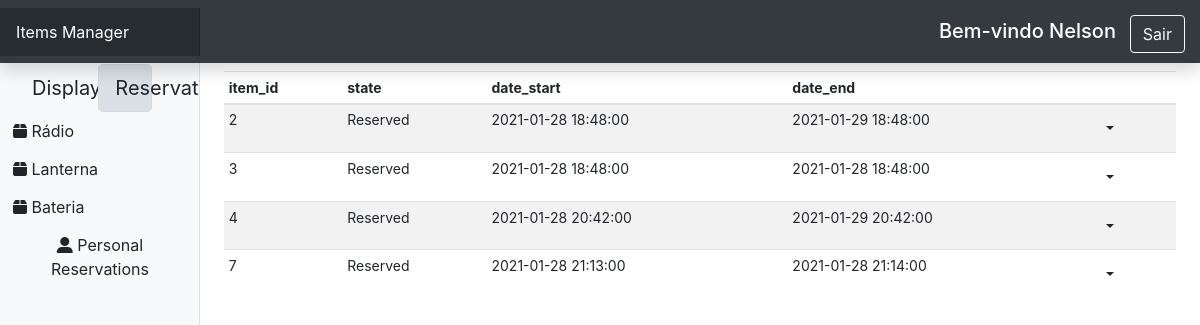
The app's page /reservation/1 (signed in) with its own data.
### models.py (models this page shows, shortened)
class User(UserMixin, db.Model):
    id = db.Column(db.Integer, primary_key=True)
    username = db.Column(db.String(20), nullable=False)
    phone_nr = db.Column(db.String(20), nullable=False)
    email = db.Column(db.String(50), nullable=False)
    password = db.Column(db.String(50), nullable=False)
    perms = db.Column(db.String(50), nullable=False)

class ItemType(db.Model):
    id = db.Column(db.Integer, primary_key=True)
    item_name = db.Column(db.String(100), nullable=False)
    item_description = db.Column(db.Text)
    items = db.relationship('Item', backref='item_type', lazy=True)

class Reservation(db.Model):
    id = db.Column(db.Integer, primary_key=True)
    item_id = db.Column(db.Integer, db.ForeignKey('item.id'), nullable=False)
    user_id = db.Column(db.Integer)
    state = db.Column(db.String(50), nullable=False)
    date_start = db.Column(db.DateTime, nullable=False)
    date_end = db.Column(db.DateTime, nullable=False)
    date_inserted = db.Column(db.DateTime, nullable=False, default=datetime.utcnow)
    date_updated = db.Column(db.DateTime, onupdate=datetime.utcnow, default=datetime.utcnow)

### views.py (the view)
@app.route("/reservation/<item_type>")
def reservation(item_type):
    login_form = LoginForm()
    all_item_type = ItemType.query.all()
    item_type_selected = ItemType.query.filter_by(item_name=item_type).all()
    if len(item_type_selected) > 0:
        item_type_selected = item_type_selected[0]
    else:
        item_type_selected = ItemType.query.all()[0]
    reservation_list = Reservation.query.join(Item).filter_by(item_type_id=item_type_selected.id).all()
    return render_template('dashindex.html', item_type_list=all_item_type, item_type_selected=item_type_selected,
                           reservation_list=reservation_list, login=login_form)

### views.py (called while the page is built)
@login_manager.user_loader
def load_user(user_id):
    return User.query.get(user_id)

@app.before_request
def before_request():
    username = session.get('username')
    password = session.get('password')
    if password:
        if users.get(username) and users.get(username).get('password') == password:
            g.user = users.get(username)
        else:
            g.user = {}
    else:
        g.user = {}

### templates/dashindex.html (shortened to what this page needs)
<!DOCTYPE html>
<html lang="en">
<head>
    <link
            rel="stylesheet"
            href="https://cdn.jsdelivr.net/npm/bootstrap@4.5.3/dist/css/bootstrap.min.css"
    />
    <link href="{{ url_for('static', filename='dashboard.css') }}" rel="stylesheet"/>
</head>
<body>
<nav
        class="navbar navbar-dark sticky-top bg-dark flex-md-nowrap p-0 shadow"
>
    <a class="navbar-brand col-md-3 col-lg-2 mr-0 px-3" href="#"
    >Items Manager</a
    >
    <div style="padding: 15px 15px 10px">
        {% if current_user.is_authenticated %}
            <h2 id="user-greeting">Bem-vindo {{ current_user.username }}</h2>
            <a id="logoutBtn" class="btn btn-outline-light" role="button" href="{{ url_for('logout') }}">Sair</a>
        {% endif %}
    </div>
</nav>
<div class="container-fluid">
    <div class="row">
        <nav
                id="sidebarMenu"
                class="col-md-3 col-lg-2 d-md-block bg-light sidebar collapse"
        >
            <div class="sidebar-sticky pt-3">
                <ul class="nav flex-column">
                    <div
                            class="dispres container btn-group bt-group-lg"
                            role="group"
                            aria-label="Button group"
                    >
                        <div class="row">
                            {% if item_display_list %}
                            <li class="display col-md-5">
                                <a
                                        class="btn btn-light btn-block btn-lg active"
                                        href="{{ url_for('display', item_type=item_type_list.item_name)}}"
                                        role="button"
                                >
                                    Display
                                </a>
                            </li>
                            {% else %}
                            <li class="display col-md-5">
                                <a
                                        class="btn btn-light btn-block btn-lg"
                                        href="{{ url_for('display', item_type=item_type_list.item_name)}}"
                                        role="button"
                                >
                                    Display
                                </a>
                            </li>
                            {% endif %} {% if reservation_list %}
                            <li class="resevation col-md-5">
                                <a
                                        class="btn btn-light btn-lg btn-block active"
                                        href="{{ url_for('reservation', item_type=item_type_list.item_name)}}"
                                        role="button"
                                >
                                    Reservation
                                </a>
                            </li>
                            {% endif %}
                        </div>
                    </div>
                    {% for item_type in item_type_list -%}
                    <li class="nav-item">
                        <a
                                class="btn"
                                href="{% if reservation_list  %}
                        {{ url_for('reservation', item_type=item_type.item_name)}}
                        {% endif %}"
                                role="button"
                        >
                            <i class='fas fa-box'></i>
                            {{ item_type.item_name }}
                        </a>
                    </li>
                    {%- endfor %}
                    <div>
                        <li>
                            <a class="btn" href="/reservation/personal" role="button" style="float: bottom">
                                <i class='fas fa-user-alt'></i>
                                Personal Reservations
                            </a>
                        </li>
                    </div>
                </ul>
            </div>
        </nav>
        <main role="main" class="col-md-9 ml-sm-auto col-lg-10 px-md-4">
            <div class="table-responsive">
                <table class="table table-striped table-sm">
                    <thead>
                    <tr>
                         {% if reservation_list %}
                        <th>item_id</th>
                        <th>state</th>
                        <th>date_start</th>
                        <th>date_end</th>
                        <th> </th>
                        {% endif %}
                    </tr>
                    </thead>
                    <tbody>
                     {% if reservation_list %} {% for
                    reservation in reservation_list %}
                    <tr>
                        <td>{{reservation.item_id}}</td>
                        <td>{{reservation.state}}</td>
                        <td>{{reservation.date_start}}</td>
                        <td>{{reservation.date_end}}</td>
                        <td>
                            <div class="dropdown">
                                <button type="button" class="btn dropdown-toggle" data-toggle="dropdown"></button>
                            </div>
                        </td>
                    </tr>
                    {% endfor %} {% endif %}
                    </tbody>
                </table>
            </div>
        </main>
    </div>
</div>
</body>
</html>

### static/dashboard.css (style rules this page uses)
body { font-size: .875rem; }
.sidebar { position: fixed; top: 0; bottom: 0; left: 0; z-index: 100; padding: 48px 0 0; box-shadow: inset -1px 0 0 rgba(0, 0, 0, .1); }
.sidebar-sticky { position: relative; top: 0; height: calc(100vh - 48px); padding-top: .5rem; overflow-x: hidden; overflow-y: auto; }
.sidebar-sticky { position: -webkit-sticky; position: sticky; }
.navbar-brand { padding-top: .75rem; padding-bottom: .75rem; font-size: 1rem; background-color: rgba(0, 0, 0, .25); box-shadow: inset -1px 0 0 rgba(0, 0, 0, .25); }
#user-greeting { color: #fff; display: inline-block; margin: auto 0; padding-right: 10px; font-size: 20px; }

### records on screen
User: username "Nelson"
ItemType: item_name "Rádio"
ItemType: item_name "Lanterna"
ItemType: item_name "Bateria"
Reservation: item_id "2", state "Reserved", date_start "2021-01-28 18:48:00", date_end "2021-01-29 18:48:00"
Reservation: item_id "3", state "Reserved", date_start "2021-01-28 18:48:00", date_end "2021-01-28 18:48:00"
Reservation: item_id "4", state "Reserved", date_start "2021-01-28 20:42:00", date_end "2021-01-29 20:42:00"
Reservation: item_id "7", state "Reserved", date_start "2021-01-28 21:13:00", date_end "2021-01-28 21:14:00"
